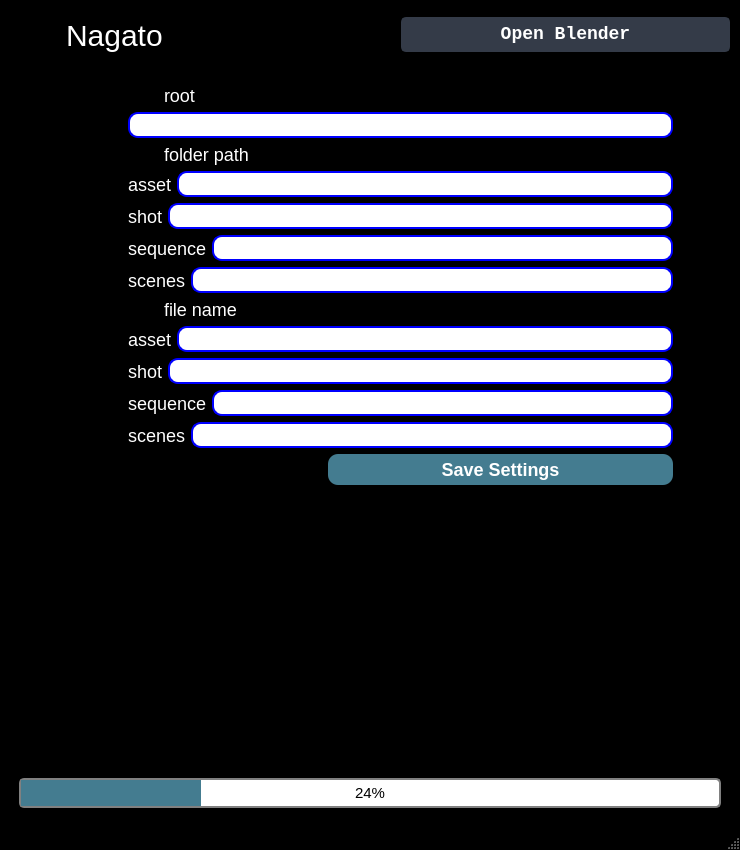
<?xml version="1.0" encoding="UTF-8"?>
<ui version="4.0">
 <class>Nagato</class>
 <widget class="QMainWindow" name="Nagato">
  <property name="geometry">
   <rect>
    <x>0</x>
    <y>0</y>
    <width>740</width>
    <height>850</height>
   </rect>
  </property>
  <property name="minimumSize">
   <size>
    <width>740</width>
    <height>850</height>
   </size>
  </property>
  <property name="maximumSize">
   <size>
    <width>740</width>
    <height>850</height>
   </size>
  </property>
  <property name="windowTitle">
   <string>Nagato</string>
  </property>
  <property name="windowIcon">
   <iconset resource="../resources.qrc">
    <normaloff>:/img/icons/eaxum_icon.png</normaloff>:/img/icons/eaxum_icon.png</iconset>
  </property>
  <property name="styleSheet">
   <string notr="true">*{ 
font: 8pt &quot;Consolas&quot;;;
font-size:15px;
}

QLabel{
color: white;
font-size: 18px
}

#label_username{
background-color:transparent;
color: white;
}

#frame{
	border-width: 1px;
    border-style: solid;
    border-color: white;
	border-radius: 25px;
}

#frame_3{
	border-width: 1px;
    border-style: solid;
    border-color: white;
	border-radius: 25px;
}

#login_text{
background-color:transparent;
color: white;
}

#Nagato{
background: black;
}

#wrapper{
background: black;
border-radius: 25px;
}

#settings_wrapper{
background: black;
border-radius: 25px;
}
#file_tree_wrapper{
background: black;
border-radius: 25px;
}

#project_page{
background: url(:/img/img/bg_1.png);
}
#settings_page{
background: url(:/img/img/bg_1.png);
}
#file_tree_page{
background: url(:/img/img/bg_1.png);
}

QLineEdit{
font-size:26px;
background:transparent;
border:none;
color: white;
border-bottom: 1px solid gray;
}

QFrame
{
background-color: black;
	
}

QPushButton
{
	background-color: rgb(68, 124, 144);
	color: #fff;
	font-size: 18px;
	font-weight: bold;
	border: none;
	border-radius: 10px;
	padding: 5px;

}


QPushButton::disabled
{
	background-color: #5c5c5c;

}


QPushButton::pressed
{
	background-color: rgb(0, 3, 232)

}

QPushButton::hover
{
	background-color: rgb(56, 196, 255);
	

}

QGroupBox {
	font-size: 24px;
    background-color: rgb(26, 80, 119);
    border: none;
    border-radius: 5px;
    margin-top: 1ex; /* leave space at the top for the title */
}

QGroupBox::title {
	color: white;
    subcontrol-origin: margin;
    subcontrol-position: top left; /* position at the top center */
    padding: 0 3px;
    background-color:  rgb(26, 80, 119);
	border-radius: 5px;
}




QComboBox {
	color:white;
 	background-color:  rgb(26, 80, 119);
	selection-background-color: #111;
	selection-color: blue;
	font-size: 26px;
    border: 2px solid rgb(68, 124, 144);
    border-radius: 12px;
    padding: 1px 18px 1px 3px;
}
QComboBox:on { /* shift the text when the popup opens */
	background-color:  white;
    padding-top: 3px;
    padding-left: 4px;
}

QComboBox::drop-down {
	background-color:  rgb(26, 80, 119);
    subcontrol-origin: padding;
    subcontrol-position: top right;
    width: 40px;
    border-left-width: 0px;
    border-top-right-radius: 9px;
    border-bottom-right-radius: 9px;
}

QComboBox::down-arrow {
    image: url(:/icons/icons/24x24/cil-arrow-circle-bottom.png) ;
}

QComboBox::down-arrow:on { /* shift the arrow when popup is open */
    top: 1px;
    left: 1px;
}

QComboBox:editable {
    background: white;
	font-color: white;
}

QComboBox:!editable, QComboBox::drop-down:editable {
    background: white;
	color: black
}

/* QComboBox gets the &quot;on&quot; state when the popup is open */
QComboBox:!editable:on, QComboBox::drop-down:editable:on {
    background: white;
}

QComboBox QAbstractItemView
{
border: 2px solid darkgray;
color: black;
background-color:white;
selection-background-color: rgb(26, 80, 119)
}

QLineEdit {
	color: black;
    border: 2px solid blue;
    border-radius: 10px;
    padding: 0 8px;
    background: white;
    selection-background-color: darkgray;
}

QProgressBar {
    border: 2px solid grey;
    border-radius: 5px;
	text-align: center;
}

QProgressBar::chunk {
    background-color: rgb(68, 124, 144);
    width: 20px;
}</string>
  </property>
  <widget class="QWidget" name="centralwidget">
   <layout class="QVBoxLayout" name="verticalLayout_4">
    <item>
     <widget class="QFrame" name="top_bar">
      <property name="minimumSize">
       <size>
        <width>0</width>
        <height>50</height>
       </size>
      </property>
      <property name="frameShape">
       <enum>QFrame::StyledPanel</enum>
      </property>
      <property name="frameShadow">
       <enum>QFrame::Raised</enum>
      </property>
      <layout class="QHBoxLayout" name="horizontalLayout_2">
       <property name="spacing">
        <number>6</number>
       </property>
       <property name="leftMargin">
        <number>0</number>
       </property>
       <property name="topMargin">
        <number>0</number>
       </property>
       <property name="rightMargin">
        <number>0</number>
       </property>
       <property name="bottomMargin">
        <number>0</number>
       </property>
       <item>
        <widget class="QPushButton" name="menu_button">
         <property name="minimumSize">
          <size>
           <width>50</width>
           <height>50</height>
          </size>
         </property>
         <property name="maximumSize">
          <size>
           <width>50</width>
           <height>100000</height>
          </size>
         </property>
         <property name="styleSheet">
          <string notr="true">QPushButton{
        background-image:  url(:/icons/icons/24x24/cil-menu.png);
		background-position: center;
		background-repeat: no-reperat;
		border: none;
		background-color:black;
}
QPushButton:hover {
	background-color: rgb(33, 37, 43);
}
QPushButton:pressed {	
	background-color: rgb(85, 170, 255);
}</string>
         </property>
         <property name="text">
          <string/>
         </property>
         <property name="autoRepeat">
          <bool>false</bool>
         </property>
         <property name="flat">
          <bool>false</bool>
         </property>
        </widget>
       </item>
       <item>
        <widget class="QLabel" name="title_label">
         <property name="minimumSize">
          <size>
           <width>80</width>
           <height>0</height>
          </size>
         </property>
         <property name="styleSheet">
          <string notr="true">color: white;
font-size:30px;</string>
         </property>
         <property name="text">
          <string>Nagato</string>
         </property>
        </widget>
       </item>
       <item>
        <widget class="QPushButton" name="open_blender">
         <property name="minimumSize">
          <size>
           <width>150</width>
           <height>30</height>
          </size>
         </property>
         <property name="font">
          <font>
           <family>Consolas</family>
           <pointsize>-1</pointsize>
           <weight>75</weight>
           <italic>false</italic>
           <bold>true</bold>
          </font>
         </property>
         <property name="styleSheet">
          <string notr="true">QPushButton {
	border: 2px solid rgb(52, 59, 72);
	border-radius: 5px;	
	background-color: rgb(52, 59, 72);
}
QPushButton:hover {
	background-color: rgb(57, 65, 80);
	border: 2px solid rgb(61, 70, 86);
}
QPushButton:pressed {	
	background-color: rgb(35, 40, 49);
	border: 2px solid rgb(43, 50, 61);
}</string>
         </property>
         <property name="text">
          <string>Open Blender</string>
         </property>
         <property name="icon">
          <iconset>
           <normaloff>:/16x16/icons/16x16/cil-folder-open.png</normaloff>:/16x16/icons/16x16/cil-folder-open.png</iconset>
         </property>
        </widget>
       </item>
      </layout>
     </widget>
    </item>
    <item>
     <layout class="QHBoxLayout" name="body">
      <item>
       <widget class="QFrame" name="side_menu">
        <property name="minimumSize">
         <size>
          <width>55</width>
          <height>0</height>
         </size>
        </property>
        <property name="maximumSize">
         <size>
          <width>161</width>
          <height>16777215</height>
         </size>
        </property>
        <property name="styleSheet">
         <string notr="true"/>
        </property>
        <property name="frameShape">
         <enum>QFrame::StyledPanel</enum>
        </property>
        <property name="frameShadow">
         <enum>QFrame::Raised</enum>
        </property>
        <widget class="QWidget" name="horizontalLayoutWidget">
         <property name="geometry">
          <rect>
           <x>10</x>
           <y>30</y>
           <width>160</width>
           <height>51</height>
          </rect>
         </property>
         <layout class="QHBoxLayout" name="horizontalLayout">
          <item>
           <widget class="QPushButton" name="project_button">
            <property name="maximumSize">
             <size>
              <width>40</width>
              <height>16777215</height>
             </size>
            </property>
            <property name="styleSheet">
             <string notr="true">QPushButton{
        background-image:  url(:/icons/icons/24x24/cil-folder-open.png);
		background-position: center;
		background-repeat: no-reperat;
		border: none;
		background-color: black;
}
QPushButton:hover {
	background-color: rgb(33, 37, 43);
}
QPushButton:pressed {	
	background-color: rgb(85, 170, 255);
}</string>
            </property>
            <property name="text">
             <string/>
            </property>
            <property name="autoRepeat">
             <bool>false</bool>
            </property>
            <property name="flat">
             <bool>false</bool>
            </property>
           </widget>
          </item>
          <item>
           <widget class="QLabel" name="label_2">
            <property name="styleSheet">
             <string notr="true">color:white;
font-size:20px</string>
            </property>
            <property name="text">
             <string>Project</string>
            </property>
           </widget>
          </item>
         </layout>
        </widget>
        <widget class="QWidget" name="horizontalLayoutWidget_2">
         <property name="geometry">
          <rect>
           <x>10</x>
           <y>110</y>
           <width>160</width>
           <height>51</height>
          </rect>
         </property>
         <layout class="QHBoxLayout" name="horizontalLayout_4">
          <item>
           <widget class="QPushButton" name="settings_button">
            <property name="maximumSize">
             <size>
              <width>40</width>
              <height>16777215</height>
             </size>
            </property>
            <property name="styleSheet">
             <string notr="true">QPushButton{
        background-image:  url(:/icons/icons/24x24/cil-settings.png);
		background-position: center;
		background-repeat: no-reperat;
		border: none;
		background-color: black;
}
QPushButton:hover {
	background-color: rgb(33, 37, 43);
}
QPushButton:pressed {	
	background-color: rgb(85, 170, 255);
}</string>
            </property>
            <property name="text">
             <string/>
            </property>
            <property name="autoRepeat">
             <bool>false</bool>
            </property>
            <property name="flat">
             <bool>false</bool>
            </property>
           </widget>
          </item>
          <item>
           <widget class="QLabel" name="label_3">
            <property name="styleSheet">
             <string notr="true">color:white;
font-size:20px</string>
            </property>
            <property name="text">
             <string>Settings</string>
            </property>
           </widget>
          </item>
         </layout>
        </widget>
        <widget class="QWidget" name="horizontalLayoutWidget_3">
         <property name="geometry">
          <rect>
           <x>10</x>
           <y>190</y>
           <width>160</width>
           <height>51</height>
          </rect>
         </property>
         <layout class="QHBoxLayout" name="horizontalLayout_11">
          <item>
           <widget class="QPushButton" name="file_tree_button">
            <property name="maximumSize">
             <size>
              <width>40</width>
              <height>16777215</height>
             </size>
            </property>
            <property name="styleSheet">
             <string notr="true">QPushButton{
		background-position: center;
		background-repeat: no-reperat;
		border: none;
		background-color: black;
}
QPushButton:hover {
	background-color: rgb(33, 37, 43);
}
QPushButton:pressed {	
	background-color: rgb(85, 170, 255);
}</string>
            </property>
            <property name="text">
             <string/>
            </property>
            <property name="icon">
             <iconset resource="../resources.qrc">
              <normaloff>:/icons/icons/24x24/file_tree.png</normaloff>:/icons/icons/24x24/file_tree.png</iconset>
            </property>
            <property name="iconSize">
             <size>
              <width>16</width>
              <height>16</height>
             </size>
            </property>
            <property name="autoRepeat">
             <bool>false</bool>
            </property>
            <property name="flat">
             <bool>false</bool>
            </property>
           </widget>
          </item>
          <item>
           <widget class="QLabel" name="label_4">
            <property name="styleSheet">
             <string notr="true">color:white;
font-size:20px</string>
            </property>
            <property name="text">
             <string>File Tree</string>
            </property>
           </widget>
          </item>
         </layout>
        </widget>
       </widget>
      </item>
      <item>
       <widget class="QStackedWidget" name="stackedWidget">
        <property name="currentIndex">
         <number>2</number>
        </property>
        <widget class="QWidget" name="project_page">
         <layout class="QGridLayout" name="gridLayout">
          <property name="leftMargin">
           <number>50</number>
          </property>
          <property name="rightMargin">
           <number>50</number>
          </property>
          <item row="0" column="0">
           <widget class="QFrame" name="wrapper">
            <property name="maximumSize">
             <size>
              <width>563</width>
              <height>734</height>
             </size>
            </property>
            <property name="styleSheet">
             <string notr="true"/>
            </property>
            <property name="frameShape">
             <enum>QFrame::StyledPanel</enum>
            </property>
            <property name="frameShadow">
             <enum>QFrame::Raised</enum>
            </property>
            <layout class="QGridLayout" name="gridLayout_3">
             <item row="6" column="0">
              <widget class="QFrame" name="frame">
               <property name="styleSheet">
                <string notr="true"/>
               </property>
               <property name="frameShape">
                <enum>QFrame::StyledPanel</enum>
               </property>
               <property name="frameShadow">
                <enum>QFrame::Raised</enum>
               </property>
               <layout class="QGridLayout" name="gridLayout_2">
                <item row="0" column="0">
                 <layout class="QVBoxLayout" name="verticalLayout_6">
                  <item>
                   <widget class="QComboBox" name="file_tree_select">
                    <item>
                     <property name="text">
                      <string>New Item</string>
                     </property>
                    </item>
                    <item>
                     <property name="text">
                      <string>New Item</string>
                     </property>
                    </item>
                   </widget>
                  </item>
                  <item>
                   <layout class="QHBoxLayout" name="horizontalLayout_3">
                    <property name="sizeConstraint">
                     <enum>QLayout::SetDefaultConstraint</enum>
                    </property>
                    <item>
                     <widget class="QPushButton" name="edit_custom_file_tree_button">
                      <property name="text">
                       <string>Edit Custom File Tree</string>
                      </property>
                      <property name="icon">
                       <iconset resource="../resources.qrc">
                        <normaloff>:/icons/icons/24x24/file_tree.png</normaloff>:/icons/icons/24x24/file_tree.png</iconset>
                      </property>
                     </widget>
                    </item>
                    <item>
                     <widget class="QPushButton" name="set_file_tree_button">
                      <property name="text">
                       <string>Set File Tree</string>
                      </property>
                      <property name="icon">
                       <iconset resource="../resources.qrc">
                        <normaloff>:/icons/icons/24x24/file_tree.png</normaloff>:/icons/icons/24x24/file_tree.png</iconset>
                      </property>
                     </widget>
                    </item>
                   </layout>
                  </item>
                 </layout>
                </item>
               </layout>
              </widget>
             </item>
             <item row="0" column="0">
              <layout class="QHBoxLayout" name="horizontalLayout_9">
               <property name="topMargin">
                <number>0</number>
               </property>
               <item>
                <widget class="QComboBox" name="project_select">
                 <property name="minimumSize">
                  <size>
                   <width>0</width>
                   <height>35</height>
                  </size>
                 </property>
                 <property name="styleSheet">
                  <string notr="true"/>
                 </property>
                 <property name="iconSize">
                  <size>
                   <width>20</width>
                   <height>20</height>
                  </size>
                 </property>
                 <item>
                  <property name="text">
                   <string>eaxum</string>
                  </property>
                 </item>
                 <item>
                  <property name="text">
                   <string>kitsu</string>
                  </property>
                 </item>
                </widget>
               </item>
               <item>
                <widget class="QPushButton" name="refresh_button">
                 <property name="maximumSize">
                  <size>
                   <width>25</width>
                   <height>16777215</height>
                  </size>
                 </property>
                 <property name="text">
                  <string/>
                 </property>
                 <property name="icon">
                  <iconset resource="../resources.qrc">
                   <normaloff>:/icons/icons/24x24/cil-reload.png</normaloff>:/icons/icons/24x24/cil-reload.png</iconset>
                 </property>
                </widget>
               </item>
              </layout>
             </item>
             <item row="4" column="0">
              <widget class="QPushButton" name="access_control">
               <property name="text">
                <string>Generate Access Control </string>
               </property>
               <property name="icon">
                <iconset resource="../resources.qrc">
                 <normaloff>:/icons/icons/subversion.png</normaloff>:/icons/icons/subversion.png</iconset>
               </property>
              </widget>
             </item>
             <item row="8" column="0">
              <spacer name="verticalSpacer">
               <property name="orientation">
                <enum>Qt::Vertical</enum>
               </property>
               <property name="sizeHint" stdset="0">
                <size>
                 <width>20</width>
                 <height>40</height>
                </size>
               </property>
              </spacer>
             </item>
             <item row="3" column="0">
              <widget class="QPushButton" name="gen_project_files">
               <property name="enabled">
                <bool>true</bool>
               </property>
               <property name="layoutDirection">
                <enum>Qt::LeftToRight</enum>
               </property>
               <property name="text">
                <string>generate project files</string>
               </property>
               <property name="icon">
                <iconset resource="../resources.qrc">
                 <normaloff>:/icons/icons/24x24/cil-file.png</normaloff>:/icons/icons/24x24/cil-file.png</iconset>
               </property>
              </widget>
             </item>
             <item row="7" column="0">
              <widget class="QFrame" name="frame_3">
               <property name="styleSheet">
                <string notr="true"/>
               </property>
               <property name="frameShape">
                <enum>QFrame::StyledPanel</enum>
               </property>
               <property name="frameShadow">
                <enum>QFrame::Raised</enum>
               </property>
               <layout class="QGridLayout" name="gridLayout_8">
                <item row="0" column="0">
                 <layout class="QVBoxLayout" name="verticalLayout_9">
                  <item>
                   <widget class="QLineEdit" name="svn_url_input">
                    <property name="minimumSize">
                     <size>
                      <width>0</width>
                      <height>30</height>
                     </size>
                    </property>
                    <property name="placeholderText">
                     <string>set svn url </string>
                    </property>
                   </widget>
                  </item>
                  <item>
                   <layout class="QHBoxLayout" name="horizontalLayout_13">
                    <property name="sizeConstraint">
                     <enum>QLayout::SetDefaultConstraint</enum>
                    </property>
                    <item>
                     <widget class="QPushButton" name="set_svn_button">
                      <property name="text">
                       <string>Set SVN url</string>
                      </property>
                      <property name="icon">
                       <iconset resource="../resources.qrc">
                        <normaloff>:/icons/icons/subversion.png</normaloff>:/icons/icons/subversion.png</iconset>
                      </property>
                     </widget>
                    </item>
                   </layout>
                  </item>
                 </layout>
                </item>
               </layout>
              </widget>
             </item>
            </layout>
           </widget>
          </item>
         </layout>
        </widget>
        <widget class="QWidget" name="settings_page">
         <layout class="QGridLayout" name="gridLayout_5">
          <property name="leftMargin">
           <number>50</number>
          </property>
          <property name="rightMargin">
           <number>50</number>
          </property>
          <item row="0" column="0">
           <widget class="QFrame" name="settings_wrapper">
            <property name="maximumSize">
             <size>
              <width>563</width>
              <height>734</height>
             </size>
            </property>
            <property name="styleSheet">
             <string notr="true">QLineEdit{
font-size:17px;
background:transparent;
border:none;
color: white;
border-bottom: 1px solid gray;
}

QLineEdit {
	color: black;
    border: 2px solid blue;
    border-radius: 10px;
    padding: 0 8px;
    background: white;
    selection-background-color: darkgray;
}</string>
            </property>
            <property name="frameShape">
             <enum>QFrame::StyledPanel</enum>
            </property>
            <property name="frameShadow">
             <enum>QFrame::Raised</enum>
            </property>
            <layout class="QVBoxLayout" name="verticalLayout">
             <item>
              <layout class="QVBoxLayout" name="verticalLayout_5">
               <item>
                <layout class="QHBoxLayout" name="horizontalLayout_7">
                 <item>
                  <widget class="QLabel" name="label_6">
                   <property name="maximumSize">
                    <size>
                     <width>30</width>
                     <height>16777215</height>
                    </size>
                   </property>
                   <property name="text">
                    <string/>
                   </property>
                   <property name="pixmap">
                    <pixmap resource="../resources.qrc">:/icons/icons/blender.png</pixmap>
                   </property>
                  </widget>
                 </item>
                 <item>
                  <widget class="QLabel" name="label_7">
                   <property name="text">
                    <string>Blender Directory</string>
                   </property>
                  </widget>
                 </item>
                </layout>
               </item>
               <item>
                <widget class="QLineEdit" name="blender_directory_input"/>
               </item>
              </layout>
             </item>
             <item>
              <layout class="QVBoxLayout" name="verticalLayout_2">
               <item>
                <layout class="QHBoxLayout" name="horizontalLayout_10">
                 <item>
                  <widget class="QLabel" name="label_8">
                   <property name="maximumSize">
                    <size>
                     <width>30</width>
                     <height>16777215</height>
                    </size>
                   </property>
                   <property name="text">
                    <string/>
                   </property>
                   <property name="pixmap">
                    <pixmap resource="../resources.qrc">:/icons/icons/24x24/cil-folder-open.png</pixmap>
                   </property>
                  </widget>
                 </item>
                 <item>
                  <widget class="QLabel" name="label_9">
                   <property name="text">
                    <string>Project mounting point</string>
                   </property>
                  </widget>
                 </item>
                </layout>
               </item>
               <item>
                <widget class="QLineEdit" name="project_mounting_point_input"/>
               </item>
              </layout>
             </item>
             <item>
              <layout class="QVBoxLayout" name="verticalLayout_3">
               <item>
                <layout class="QHBoxLayout" name="horizontalLayout_5">
                 <item>
                  <widget class="QLabel" name="label">
                   <property name="minimumSize">
                    <size>
                     <width>0</width>
                     <height>0</height>
                    </size>
                   </property>
                   <property name="maximumSize">
                    <size>
                     <width>30</width>
                     <height>16777215</height>
                    </size>
                   </property>
                   <property name="text">
                    <string/>
                   </property>
                   <property name="pixmap">
                    <pixmap resource="../resources.qrc">:/icons/icons/subversion.png</pixmap>
                   </property>
                  </widget>
                 </item>
                 <item>
                  <widget class="QLabel" name="label_5">
                   <property name="text">
                    <string>Svn Parent Path</string>
                   </property>
                  </widget>
                 </item>
                </layout>
               </item>
               <item>
                <widget class="QLineEdit" name="svn_parent_path_input"/>
               </item>
              </layout>
             </item>
             <item>
              <layout class="QHBoxLayout" name="horizontalLayout_6">
               <property name="leftMargin">
                <number>200</number>
               </property>
               <property name="topMargin">
                <number>0</number>
               </property>
               <item>
                <widget class="QPushButton" name="save_settings_button">
                 <property name="text">
                  <string>Save Settings</string>
                 </property>
                 <property name="icon">
                  <iconset resource="../resources.qrc">
                   <normaloff>:/icons/icons/24x24/cil-save.png</normaloff>:/icons/icons/24x24/cil-save.png</iconset>
                 </property>
                </widget>
               </item>
              </layout>
             </item>
             <item>
              <spacer name="verticalSpacer_2">
               <property name="orientation">
                <enum>Qt::Vertical</enum>
               </property>
               <property name="sizeHint" stdset="0">
                <size>
                 <width>20</width>
                 <height>40</height>
                </size>
               </property>
              </spacer>
             </item>
            </layout>
           </widget>
          </item>
         </layout>
        </widget>
        <widget class="QWidget" name="file_tree_page">
         <layout class="QGridLayout" name="gridLayout_4">
          <item row="0" column="0">
           <widget class="QFrame" name="file_tree_wrapper">
            <property name="maximumSize">
             <size>
              <width>563</width>
              <height>734</height>
             </size>
            </property>
            <property name="styleSheet">
             <string notr="true">QLineEdit{
font-size:17px;
background:transparent;
border:none;
color: white;
border-bottom: 1px solid gray;
}

QLineEdit {
	color: black;
    border: 2px solid blue;
    border-radius: 10px;
    padding: 0 8px;
    background: white;
    selection-background-color: darkgray;
}</string>
            </property>
            <property name="frameShape">
             <enum>QFrame::StyledPanel</enum>
            </property>
            <property name="frameShadow">
             <enum>QFrame::Raised</enum>
            </property>
            <layout class="QVBoxLayout" name="verticalLayout_7">
             <item>
              <layout class="QVBoxLayout" name="verticalLayout_8">
               <item>
                <layout class="QHBoxLayout" name="horizontalLayout_30">
                 <item>
                  <widget class="QLabel" name="label_10">
                   <property name="maximumSize">
                    <size>
                     <width>30</width>
                     <height>16777215</height>
                    </size>
                   </property>
                   <property name="text">
                    <string/>
                   </property>
                   <property name="pixmap">
                    <pixmap resource="../resources.qrc">:/icons/icons/24x24/cil-folder-open.png</pixmap>
                   </property>
                  </widget>
                 </item>
                 <item>
                  <widget class="QLabel" name="label_11">
                   <property name="text">
                    <string>root</string>
                   </property>
                  </widget>
                 </item>
                </layout>
               </item>
               <item>
                <widget class="QLineEdit" name="file_tree_root_input"/>
               </item>
              </layout>
             </item>
             <item>
              <layout class="QHBoxLayout" name="horizontalLayout_31">
               <item>
                <widget class="QLabel" name="label_27">
                 <property name="maximumSize">
                  <size>
                   <width>30</width>
                   <height>16777215</height>
                  </size>
                 </property>
                 <property name="text">
                  <string/>
                 </property>
                 <property name="pixmap">
                  <pixmap resource="../resources.qrc">:/icons/icons/24x24/cil-folder-open.png</pixmap>
                 </property>
                </widget>
               </item>
               <item>
                <widget class="QLabel" name="label_28">
                 <property name="text">
                  <string>folder path</string>
                 </property>
                </widget>
               </item>
              </layout>
             </item>
             <item>
              <layout class="QHBoxLayout" name="horizontalLayout_32">
               <item>
                <layout class="QHBoxLayout" name="horizontalLayout_33">
                 <item>
                  <widget class="QLabel" name="label_29">
                   <property name="text">
                    <string>asset</string>
                   </property>
                  </widget>
                 </item>
                </layout>
               </item>
               <item>
                <widget class="QLineEdit" name="asset_path_input"/>
               </item>
              </layout>
             </item>
             <item>
              <layout class="QHBoxLayout" name="horizontalLayout_34">
               <item>
                <layout class="QHBoxLayout" name="horizontalLayout_35">
                 <item>
                  <widget class="QLabel" name="label_30">
                   <property name="text">
                    <string>shot</string>
                   </property>
                  </widget>
                 </item>
                </layout>
               </item>
               <item>
                <widget class="QLineEdit" name="shot_path_input"/>
               </item>
              </layout>
             </item>
             <item>
              <layout class="QHBoxLayout" name="horizontalLayout_36">
               <item>
                <layout class="QHBoxLayout" name="horizontalLayout_37">
                 <item>
                  <widget class="QLabel" name="label_31">
                   <property name="text">
                    <string>sequence</string>
                   </property>
                  </widget>
                 </item>
                </layout>
               </item>
               <item>
                <widget class="QLineEdit" name="sequence_path_input"/>
               </item>
              </layout>
             </item>
             <item>
              <layout class="QHBoxLayout" name="horizontalLayout_38">
               <item>
                <layout class="QHBoxLayout" name="horizontalLayout_39">
                 <item>
                  <widget class="QLabel" name="label_32">
                   <property name="text">
                    <string>scenes</string>
                   </property>
                  </widget>
                 </item>
                </layout>
               </item>
               <item>
                <widget class="QLineEdit" name="scenes_path_input"/>
               </item>
              </layout>
             </item>
             <item>
              <layout class="QHBoxLayout" name="horizontalLayout_40">
               <item>
                <widget class="QLabel" name="label_33">
                 <property name="maximumSize">
                  <size>
                   <width>30</width>
                   <height>16777215</height>
                  </size>
                 </property>
                 <property name="text">
                  <string/>
                 </property>
                 <property name="pixmap">
                  <pixmap resource="../resources.qrc">:/icons/icons/24x24/cil-file.png</pixmap>
                 </property>
                </widget>
               </item>
               <item>
                <widget class="QLabel" name="label_34">
                 <property name="text">
                  <string>file name</string>
                 </property>
                </widget>
               </item>
              </layout>
             </item>
             <item>
              <layout class="QHBoxLayout" name="horizontalLayout_41">
               <item>
                <layout class="QHBoxLayout" name="horizontalLayout_42">
                 <item>
                  <widget class="QLabel" name="label_35">
                   <property name="text">
                    <string>asset</string>
                   </property>
                  </widget>
                 </item>
                </layout>
               </item>
               <item>
                <widget class="QLineEdit" name="asset_name_input"/>
               </item>
              </layout>
             </item>
             <item>
              <layout class="QHBoxLayout" name="horizontalLayout_43">
               <item>
                <layout class="QHBoxLayout" name="horizontalLayout_44">
                 <item>
                  <widget class="QLabel" name="label_36">
                   <property name="text">
                    <string>shot</string>
                   </property>
                  </widget>
                 </item>
                </layout>
               </item>
               <item>
                <widget class="QLineEdit" name="shot_name_input"/>
               </item>
              </layout>
             </item>
             <item>
              <layout class="QHBoxLayout" name="horizontalLayout_45">
               <item>
                <layout class="QHBoxLayout" name="horizontalLayout_46">
                 <item>
                  <widget class="QLabel" name="label_37">
                   <property name="text">
                    <string>sequence</string>
                   </property>
                  </widget>
                 </item>
                </layout>
               </item>
               <item>
                <widget class="QLineEdit" name="sequence_name_input"/>
               </item>
              </layout>
             </item>
             <item>
              <layout class="QHBoxLayout" name="horizontalLayout_47">
               <item>
                <layout class="QHBoxLayout" name="horizontalLayout_48">
                 <item>
                  <widget class="QLabel" name="label_38">
                   <property name="text">
                    <string>scenes</string>
                   </property>
                  </widget>
                 </item>
                </layout>
               </item>
               <item>
                <widget class="QLineEdit" name="scenes_name_input"/>
               </item>
              </layout>
             </item>
             <item>
              <layout class="QHBoxLayout" name="horizontalLayout_49">
               <property name="leftMargin">
                <number>200</number>
               </property>
               <property name="topMargin">
                <number>0</number>
               </property>
               <item>
                <widget class="QPushButton" name="save_file_tree_button">
                 <property name="text">
                  <string>Save Settings</string>
                 </property>
                 <property name="icon">
                  <iconset resource="../resources.qrc">
                   <normaloff>:/icons/icons/24x24/cil-save.png</normaloff>:/icons/icons/24x24/cil-save.png</iconset>
                 </property>
                </widget>
               </item>
              </layout>
             </item>
             <item>
              <spacer name="verticalSpacer_3">
               <property name="orientation">
                <enum>Qt::Vertical</enum>
               </property>
               <property name="sizeHint" stdset="0">
                <size>
                 <width>20</width>
                 <height>40</height>
                </size>
               </property>
              </spacer>
             </item>
            </layout>
           </widget>
          </item>
         </layout>
        </widget>
       </widget>
      </item>
     </layout>
    </item>
    <item>
     <widget class="QFrame" name="status">
      <property name="minimumSize">
       <size>
        <width>30</width>
        <height>30</height>
       </size>
      </property>
      <property name="frameShape">
       <enum>QFrame::StyledPanel</enum>
      </property>
      <property name="frameShadow">
       <enum>QFrame::Raised</enum>
      </property>
      <layout class="QHBoxLayout" name="horizontalLayout_8">
       <item>
        <widget class="QProgressBar" name="progress_bar">
         <property name="value">
          <number>24</number>
         </property>
        </widget>
       </item>
      </layout>
     </widget>
    </item>
   </layout>
  </widget>
  <widget class="QMenuBar" name="menubar">
   <property name="geometry">
    <rect>
     <x>0</x>
     <y>0</y>
     <width>740</width>
     <height>23</height>
    </rect>
   </property>
  </widget>
  <widget class="QStatusBar" name="statusBar"/>
 </widget>
 <resources>
  <include location="../resources.qrc"/>
  <include location="resources.qrc"/>
 </resources>
 <connections/>
</ui>
